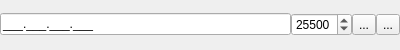
<?xml version="1.0" encoding="UTF-8"?>
<ui version="4.0">
 <class>ServerConnectionSingleLineWidget</class>
 <widget class="QWidget" name="ServerConnectionSingleLineWidget">
  <property name="geometry">
   <rect>
    <x>0</x>
    <y>0</y>
    <width>400</width>
    <height>50</height>
   </rect>
  </property>
  <property name="sizePolicy">
   <sizepolicy hsizetype="Fixed" vsizetype="Minimum">
    <horstretch>0</horstretch>
    <verstretch>0</verstretch>
   </sizepolicy>
  </property>
  <property name="windowTitle">
   <string>Form</string>
  </property>
  <layout class="QGridLayout" name="gridLayout">
   <property name="leftMargin">
    <number>0</number>
   </property>
   <property name="topMargin">
    <number>0</number>
   </property>
   <property name="rightMargin">
    <number>0</number>
   </property>
   <property name="bottomMargin">
    <number>0</number>
   </property>
   <property name="spacing">
    <number>0</number>
   </property>
   <item row="0" column="0">
    <layout class="QHBoxLayout" name="horizontalLayout">
     <item>
      <widget class="QLineEdit" name="leIp">
       <property name="inputMask">
        <string extracomment="ip">000.000.000.000;_</string>
       </property>
       <property name="text">
        <string>...</string>
       </property>
       <property name="alignment">
        <set>Qt::AlignLeading|Qt::AlignLeft|Qt::AlignVCenter</set>
       </property>
       <property name="placeholderText">
        <string>set ip host address</string>
       </property>
      </widget>
     </item>
     <item>
      <widget class="QSpinBox" name="sbPort">
       <property name="specialValueText">
        <string/>
       </property>
       <property name="maximum">
        <number>65535</number>
       </property>
       <property name="value">
        <number>25500</number>
       </property>
      </widget>
     </item>
     <item>
      <widget class="QToolButton" name="tblAddConnection">
       <property name="text">
        <string>...</string>
       </property>
       <property name="icon">
        <iconset>
         <normaloff>../../../../../../zaviruha_r/src/view/app/images/ActionsListAdd.png</normaloff>../../../../../../zaviruha_r/src/view/app/images/ActionsListAdd.png</iconset>
       </property>
      </widget>
     </item>
     <item>
      <widget class="QToolButton" name="tblRemoveConnection">
       <property name="text">
        <string>...</string>
       </property>
       <property name="icon">
        <iconset resource="../../app/rc.qrc">
         <normaloff>:/images/minus.png</normaloff>:/images/minus.png</iconset>
       </property>
      </widget>
     </item>
    </layout>
   </item>
  </layout>
 </widget>
 <resources>
  <include location="../../app/rc.qrc"/>
 </resources>
 <connections/>
</ui>
